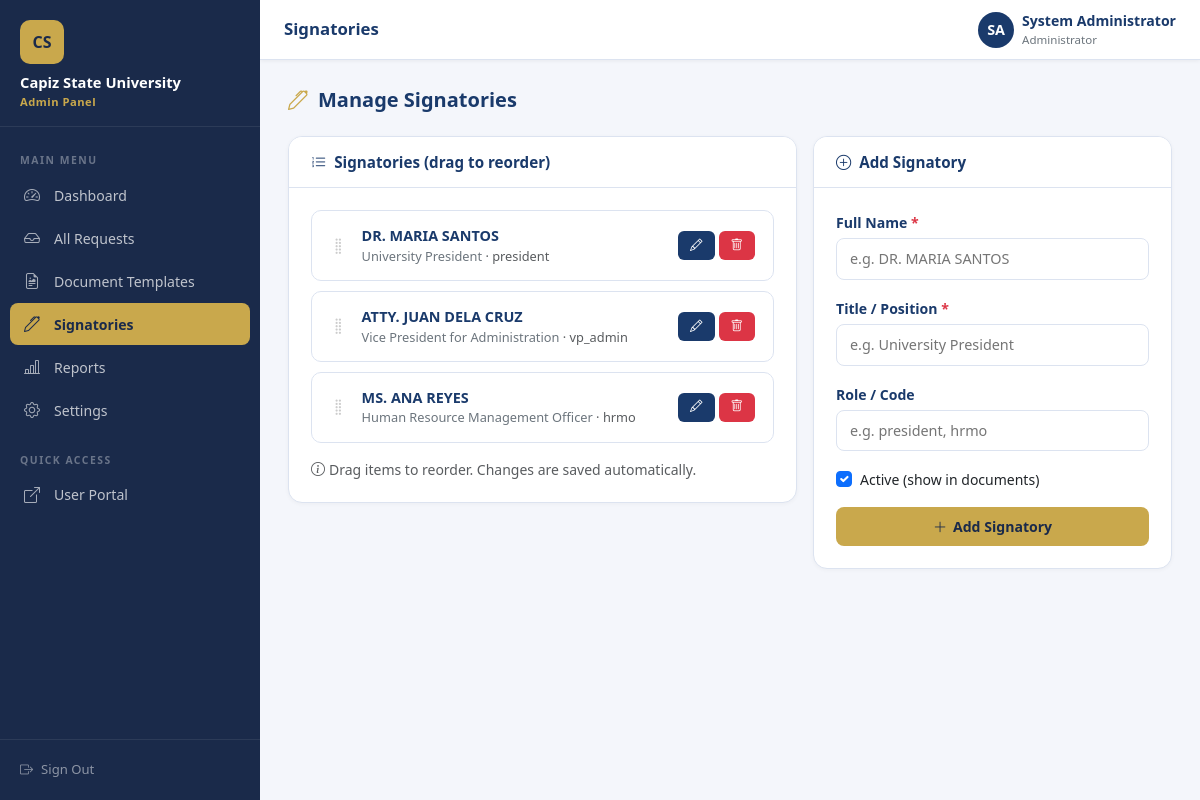
The page /admin/signatories.php (signed in) on the database its author committed.
### tables this page shows
CREATE TABLE IF NOT EXISTS settings (
  id INT PRIMARY KEY AUTO_INCREMENT,
  setting_key VARCHAR(100) UNIQUE NOT NULL,
  setting_value TEXT,
  updated_at TIMESTAMP DEFAULT CURRENT_TIMESTAMP ON UPDATE CURRENT_TIMESTAMP
);

CREATE TABLE IF NOT EXISTS signatories (
  id INT PRIMARY KEY AUTO_INCREMENT,
  name VARCHAR(150) NOT NULL,
  title VARCHAR(200) NOT NULL,
  role VARCHAR(100),
  is_active TINYINT(1) DEFAULT 1,
  sort_order INT DEFAULT 0
);

### includes/functions.php (called while the page is built, shortened)
<?php
function get_setting($key) {
    $db = get_db();
    $stmt = $db->prepare('SELECT setting_value FROM settings WHERE setting_key = ?');
    $stmt->execute([$key]);
    $row = $stmt->fetch();
    return $row ? $row['setting_value'] : null;
}

### admin/signatories.php (the view, shortened to what this page needs)
<?php
require_once __DIR__ . '/../includes/functions.php';
$db = get_db();
$signatories = $db->query('SELECT * FROM signatories ORDER BY sort_order ASC, id ASC')->fetchAll();
$edit_sig = null;
?>
<!DOCTYPE html>
<html lang="en">
<head>
    <link rel="stylesheet" href="https://cdn.jsdelivr.net/npm/bootstrap@5.3.2/dist/css/bootstrap.min.css">
    <link rel="stylesheet" href="https://cdn.jsdelivr.net/npm/bootstrap-icons@1.11.3/font/bootstrap-icons.min.css">
    <link rel="stylesheet" href="../assets/css/admin.css">
</head>
<body>
<?php include __DIR__ . '/includes/sidebar.php'; ?>
<div class="admin-main">
<?php include __DIR__ . '/includes/header.php'; ?>
<div class="admin-content">
    <div class="page-header-bar">
        <h4><i class="bi bi-pen"></i> Manage Signatories</h4>
    </div>
    <div class="row g-3">
        <div class="col-lg-7">
            <div class="admin-card">
                <div class="card-header">
                    <h5><i class="bi bi-list-ol"></i> Signatories (drag to reorder)</h5>
                </div>
                <div class="card-body">
                    <?php if (empty($signatories)): ?>
                    <div class="text-center text-muted py-4">No signatories yet.</div>
                    <?php else: ?>
                    <div id="signatoryList">
                        <?php foreach ($signatories as $sig): ?>
                        <div class="signatory-item" data-id="<?= $sig['id'] ?>">
                            <i class="bi bi-grip-vertical drag-handle"></i>
                            <div class="sig-info">
                                <div class="sig-name">
                                    <?= htmlspecialchars($sig['name']) ?>
                                </div>
                                <div class="sig-title"><?= htmlspecialchars($sig['title']) ?>
                                    <?php if ($sig['role']): ?>
                                    <span class="text-muted"> · <?= htmlspecialchars($sig['role']) ?></span>
                                    <?php endif; ?>
                                </div>
                            </div>
                            <div class="d-flex gap-1">
                                <a href="?edit=<?= $sig['id'] ?>" class="btn-admin-primary btn-admin-sm">
                                    <i class="bi bi-pencil"></i>
                                </a>
                                <form method="POST" onsubmit="return confirm('Delete this signatory?');" style="display:inline;">
                                    <button type="submit" class="btn-admin-primary btn-admin-sm" style="background:#dc3545;">
                                        <i class="bi bi-trash"></i>
                                    </button>
                                </form>
                            </div>
                        </div>
                        <?php endforeach; ?>
                    </div>
                    <p class="text-muted small mt-3 mb-0"><i class="bi bi-info-circle me-1"></i>Drag items to reorder. Changes are saved automatically.</p>
                    <?php endif; ?>
                </div>
            </div>
        </div>
        <div class="col-lg-5">
            <div class="admin-card" style="position:sticky;top:80px;">
                <div class="card-header">
                    <h5><i class="bi bi-<?= $edit_sig ? 'pencil-square' : 'plus-circle' ?>"></i>
                        <?= $edit_sig ? 'Edit Signatory' : 'Add Signatory' ?>
                    </h5>
                </div>
                <div class="card-body">
                    <form method="POST">
                        <div class="mb-3">
                            <label class="admin-form-label">Full Name <span class="text-danger">*</span></label>
                            <input type="text" class="admin-form-control" name="sig_name"
                                   value="<?= htmlspecialchars($edit_sig['name'] ?? '') ?>"
                                   placeholder="e.g. DR. MARIA SANTOS" required maxlength="150">
                        </div>
                        <div class="mb-3">
                            <label class="admin-form-label">Title / Position <span class="text-danger">*</span></label>
                            <input type="text" class="admin-form-control" name="sig_title"
                                   value="<?= htmlspecialchars($edit_sig['title'] ?? '') ?>"
                                   placeholder="e.g. University President" required maxlength="200">
                        </div>
                        <div class="mb-3">
                            <label class="admin-form-label">Role / Code</label>
                            <input type="text" class="admin-form-control" name="sig_role"
                                   value="<?= htmlspecialchars($edit_sig['role'] ?? '') ?>"
                                   placeholder="e.g. president, hrmo" maxlength="100">
                        </div>
                        <div class="mb-3">
                            <div class="form-check">
                                <input class="form-check-input" type="checkbox" name="is_active" id="isActive" value="1"
                                       <?= (!$edit_sig || $edit_sig['is_active']) ? 'checked' : '' ?>>
                                <label class="form-check-label small" for="isActive">Active (show in documents)</label>
                            </div>
                        </div>
                        <button type="submit" class="btn-admin-gold w-100 justify-content-center">
                            <i class="bi bi-<?= $edit_sig ? 'save' : 'plus-lg' ?>"></i>
                            <?= $edit_sig ? 'Update Signatory' : 'Add Signatory' ?>
                        </button>
                    </form>
                </div>
            </div>
        </div>
    </div>
</div>
</div>
</body>
</html>

### admin/includes/sidebar.php (shortened to what this page needs)
<?php
$current_page = basename($_SERVER['PHP_SELF']);
$uni_name = get_setting('university_name') ?: 'Capiz State University';
$nav_links = [
    ['href' => 'dashboard.php',     'icon' => 'bi-speedometer2',      'label' => 'Dashboard'],
    ['href' => 'requests.php',       'icon' => 'bi-inbox',              'label' => 'All Requests'],
    ['href' => 'templates.php',      'icon' => 'bi-file-earmark-richtext','label' => 'Document Templates'],
    ['href' => 'signatories.php',    'icon' => 'bi-pen',                'label' => 'Signatories'],
    ['href' => 'reports.php',        'icon' => 'bi-bar-chart-line',     'label' => 'Reports'],
    ['href' => 'settings.php',       'icon' => 'bi-gear',               'label' => 'Settings'],
];
?>
<aside class="admin-sidebar" id="adminSidebar">
    <div class="sidebar-brand">
        <div class="brand-logo">CS</div>
        <h6><?= htmlspecialchars($uni_name) ?></h6>
        <small>Admin Panel</small>
    </div>
    <nav class="sidebar-nav">
        <div class="nav-section-label">Main Menu</div>
        <ul class="list-unstyled mb-0">
            <?php foreach ($nav_links as $link): ?>
            <li class="nav-item">
                <a href="<?= $link['href'] ?>"
                   class="nav-link <?= ($current_page === $link['href']) ? 'active' : '' ?>">
                    <i class="bi <?= $link['icon'] ?>"></i>
                    <span><?= $link['label'] ?></span>
                </a>
            </li>
            <?php endforeach; ?>
        </ul>
        <div class="nav-section-label mt-2">Quick Access</div>
        <ul class="list-unstyled mb-0">
            <li class="nav-item">
                <a href="../index.php" target="_blank" class="nav-link">
                    <i class="bi bi-box-arrow-up-right"></i>
                    <span>User Portal</span>
                </a>
            </li>
        </ul>
    </nav>
    <div class="sidebar-footer">
        <a href="logout.php">
            <i class="bi bi-box-arrow-right"></i>
            <span>Sign Out</span>
        </a>
    </div>
</aside>

### rows shown on the page
settings: setting_value "Capiz State University"
signatories: name "DR. MARIA SANTOS", title "University President", role "president"
signatories: name "ATTY. JUAN DELA CRUZ", title "Vice President for Administration", role "vp_admin"
signatories: name "MS. ANA REYES", title "Human Resource Management Officer", role "hrmo"

### other values the page prints
$link['label'] "Dashboard"
$link['label'] "All Requests"
$link['label'] "Document Templates"
$link['label'] "Signatories"
$link['label'] "Reports"
$link['label'] "Settings"
$initials "SA"
$current_admin_name "System Administrator"
